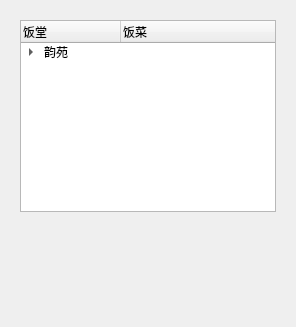
<?xml version="1.0" encoding="UTF-8"?>
<ui version="4.0">
 <class>Widget</class>
 <widget class="QWidget" name="Widget">
  <property name="geometry">
   <rect>
    <x>0</x>
    <y>0</y>
    <width>296</width>
    <height>327</height>
   </rect>
  </property>
  <property name="windowTitle">
   <string>Widget</string>
  </property>
  <widget class="QTreeWidget" name="treeWidget">
   <property name="geometry">
    <rect>
     <x>20</x>
     <y>20</y>
     <width>256</width>
     <height>192</height>
    </rect>
   </property>
   <attribute name="headerCascadingSectionResizes">
    <bool>false</bool>
   </attribute>
   <attribute name="headerDefaultSectionSize">
    <number>100</number>
   </attribute>
   <column>
    <property name="text">
     <string>饭堂</string>
    </property>
   </column>
   <column>
    <property name="text">
     <string>饭菜</string>
    </property>
   </column>
   <item>
    <property name="text">
     <string>韵苑</string>
    </property>
    <item>
     <property name="text">
      <string>韵酒</string>
     </property>
     <property name="text">
      <string>板栗蒸鸡</string>
     </property>
    </item>
   </item>
  </widget>
 </widget>
 <resources/>
 <connections/>
</ui>
